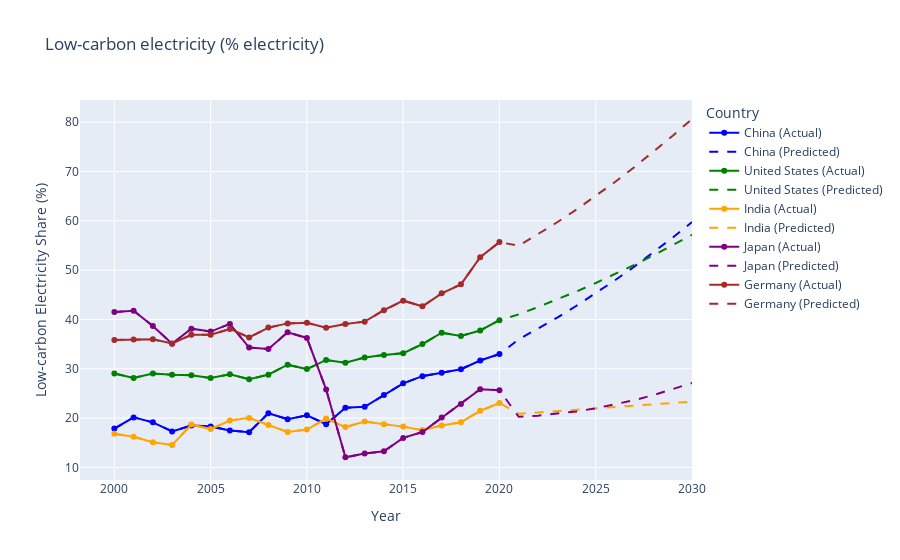

Write notebook code for a chart like this one.
### Code cell
from sklearn.preprocessing import PolynomialFeatures
from sklearn.pipeline import make_pipeline
import pandas as pd
import numpy as np
import plotly.graph_objs as go

# Load the data
df = pd.read_csv('data/global-data-on-sustainable-energy.csv')

# List of the five countries we are interested in
countries = ['China', 'United States', 'India', 'Japan', 'Germany']

# Filter the dataframe for the five countries and select the relevant columns
df_five_countries = df[(df['Entity'].isin(countries)) & (df['Year'] >= 2000)]

# Initialize a Plotly figure
fig = go.Figure()

# Define colors for each country
colors = {'China': 'blue', 'United States': 'green', 'India': 'orange', 'Japan': 'purple', 'Germany': 'brown'}

# Degree of the polynomial (try different values for better fit)
degree = 2

# Iterate through each country and plot their low-carbon electricity share and predictions
for country in countries:
    country_data = df_five_countries[df_five_countries['Entity'] == country]
    X = country_data['Year'].values.reshape(-1, 1)
    y = country_data[r'Low-carbon electricity (% electricity)'].values  # Adjust column name as needed
    
    # Train the polynomial regression model
    polynomial_model = make_pipeline(PolynomialFeatures(degree), LinearRegression())
    polynomial_model.fit(X, y)
    
    # Predict for the years starting from the last known year
    future_years = np.arange(X.min(), 2031).reshape(-1, 1)  # Start from the first year to the year 2030
    y_pred = polynomial_model.predict(future_years)
    
    # Combine actual and predicted values for the known range
    predicted_full_series = np.concatenate([y, y_pred[len(X):]])  # Take historical y and append predicted for future
    
    # Plot the historical data
    fig.add_trace(go.Scatter(x=country_data['Year'], y=y, mode='lines+markers', name=f'{country} (Actual)', marker=dict(color=colors[country])))
    
    # Plot the predicted data starting from the last known year
    fig.add_trace(go.Scatter(x=future_years.flatten(), y=predicted_full_series, mode='lines', name=f'{country} (Predicted)', line=dict(color=colors[country], dash='dash')))

# Update the layout of the plot
fig.update_layout(
    title='Low-carbon electricity (% electricity)',
    xaxis_title='Year',
    yaxis_title='Low-carbon Electricity Share (%)',
    legend_title='Country',
    showlegend=True
)

# Show the plot
fig.show()

### Figure 1 — Plotly figure (JSON) as saved in the notebook; plotly's stock layout.template omitted (floating-point values rounded to 4 significant figures)
{"data": [{"marker": {"color": "blue"}, "mode": "lines+markers", "name": "China (Actual)", "type": "scatter", "x": [2000, 2001, 2002, 2003, 2004, 2005, 2006, 2007, 2008, 2009, 2010, 2011, 2012, 2013, 2014, 2015, 2016, 2017, 2018, 2019, 2020], "y": [17.87, 20.14, 19.14, 17.3, 18.51, 18.3, 17.5, 17.15, 20.98, 19.77, 20.56, 18.75, 22.1, 22.28, 24.66, 27.04, 28.5, 29.2, 29.92, 31.67, 32.98]}, {"line": {"color": "blue", "dash": "dash"}, "mode": "lines", "name": "China (Predicted)", "type": "scatter", "x": [2000, 2001, 2002, 2003, 2004, 2005, 2006, 2007, 2008, 2009, 2010, 2011, 2012, 2013, 2014, 2015, 2016, 2017, 2018, 2019, 2020, 2021, 2022, 2023, 2024, 2025, 2026, 2027, 2028, 2029, 2030], "y": [17.87, 20.14, 19.14, 17.3, 18.51, 18.3, 17.5, 17.15, 20.98, 19.77, 20.56, 18.75, 22.1, 22.28, 24.66, 27.04, 28.5, 29.2, 29.92, 31.67, 32.98, 35.94, 38.1, 40.37, 42.77, 45.29, 47.94, 50.7, 53.59, 56.6, 59.74]}, {"marker": {"color": "green"}, "mode": "lines+markers", "name": "United States (Actual)", "type": "scatter", "x": [2000, 2001, 2002, 2003, 2004, 2005, 2006, 2007, 2008, 2009, 2010, 2011, 2012, 2013, 2014, 2015, 2016, 2017, 2018, 2019, 2020], "y": [29.06, 28.14, 29.04, 28.77, 28.69, 28.13, 28.87, 27.87, 28.81, 30.82, 29.93, 31.79, 31.22, 32.29, 32.81, 33.15, 35.0, 37.32, 36.66, 37.76, 39.85]}, {"line": {"color": "green", "dash": "dash"}, "mode": "lines", "name": "United States (Predicted)", "type": "scatter", "x": [2000, 2001, 2002, 2003, 2004, 2005, 2006, 2007, 2008, 2009, 2010, 2011, 2012, 2013, 2014, 2015, 2016, 2017, 2018, 2019, 2020, 2021, 2022, 2023, 2024, 2025, 2026, 2027, 2028, 2029, 2030], "y": [29.06, 28.14, 29.04, 28.77, 28.69, 28.13, 28.87, 27.87, 28.81, 30.82, 29.93, 31.79, 31.22, 32.29, 32.81, 33.15, 35.0, 37.32, 36.66, 37.76, 39.85, 41.03, 42.5, 44.05, 45.68, 47.39, 49.18, 51.05, 53.0, 55.04, 57.15]}, {"marker": {"color": "orange"}, "mode": "lines+markers", "name": "India (Actual)", "type": "scatter", "x": [2000, 2001, 2002, 2003, 2004, 2005, 2006, 2007, 2008, 2009, 2010, 2011, 2012, 2013, 2014, 2015, 2016, 2017, 2018, 2019, 2020], "y": [16.81, 16.22, 15.11, 14.54, 18.68, 17.77, 19.5, 20.04, 18.61, 17.18, 17.67, 19.91, 18.17, 19.3, 18.76, 18.27, 17.56, 18.51, 19.17, 21.48, 23.06]}, {"line": {"color": "orange", "dash": "dash"}, "mode": "lines", "name": "India (Predicted)", "type": "scatter", "x": [2000, 2001, 2002, 2003, 2004, 2005, 2006, 2007, 2008, 2009, 2010, 2011, 2012, 2013, 2014, 2015, 2016, 2017, 2018, 2019, 2020, 2021, 2022, 2023, 2024, 2025, 2026, 2027, 2028, 2029, 2030], "y": [16.81, 16.22, 15.11, 14.54, 18.68, 17.77, 19.5, 20.04, 18.61, 17.18, 17.67, 19.91, 18.17, 19.3, 18.76, 18.27, 17.56, 18.51, 19.17, 21.48, 23.06, 20.89, 21.14, 21.4, 21.67, 21.94, 22.21, 22.49, 22.77, 23.05, 23.34]}, {"marker": {"color": "purple"}, "mode": "lines+markers", "name": "Japan (Actual)", "type": "scatter", "x": [2000, 2001, 2002, 2003, 2004, 2005, 2006, 2007, 2008, 2009, 2010, 2011, 2012, 2013, 2014, 2015, 2016, 2017, 2018, 2019, 2020], "y": [41.49, 41.77, 38.66, 35.06, 38.13, 37.54, 39.1, 34.29, 34.0, 37.39, 36.25, 25.78, 12.06, 12.81, 13.27, 15.98, 17.17, 20.11, 22.87, 25.86, 25.67]}, {"line": {"color": "purple", "dash": "dash"}, "mode": "lines", "name": "Japan (Predicted)", "type": "scatter", "x": [2000, 2001, 2002, 2003, 2004, 2005, 2006, 2007, 2008, 2009, 2010, 2011, 2012, 2013, 2014, 2015, 2016, 2017, 2018, 2019, 2020, 2021, 2022, 2023, 2024, 2025, 2026, 2027, 2028, 2029, 2030], "y": [41.49, 41.77, 38.66, 35.06, 38.13, 37.54, 39.1, 34.29, 34.0, 37.39, 36.25, 25.78, 12.06, 12.81, 13.27, 15.98, 17.17, 20.11, 22.87, 25.86, 25.67, 20.26, 20.49, 20.85, 21.35, 21.98, 22.74, 23.64, 24.66, 25.82, 27.11]}, {"marker": {"color": "brown"}, "mode": "lines+markers", "name": "Germany (Actual)", "type": "scatter", "x": [2000, 2001, 2002, 2003, 2004, 2005, 2006, 2007, 2008, 2009, 2010, 2011, 2012, 2013, 2014, 2015, 2016, 2017, 2018, 2019, 2020], "y": [35.83, 35.95, 35.97, 35.14, 36.87, 36.92, 38.07, 36.36, 38.34, 39.2, 39.34, 38.34, 39.09, 39.55, 41.89, 43.8, 42.66, 45.3, 47.11, 52.61, 55.68]}, {"line": {"color": "brown", "dash": "dash"}, "mode": "lines", "name": "Germany (Predicted)", "type": "scatter", "x": [2000, 2001, 2002, 2003, 2004, 2005, 2006, 2007, 2008, 2009, 2010, 2011, 2012, 2013, 2014, 2015, 2016, 2017, 2018, 2019, 2020, 2021, 2022, 2023, 2024, 2025, 2026, 2027, 2028, 2029, 2030], "y": [35.83, 35.95, 35.97, 35.14, 36.87, 36.92, 38.07, 36.36, 38.34, 39.2, 39.34, 38.34, 39.09, 39.55, 41.89, 43.8, 42.66, 45.3, 47.11, 52.61, 55.68, 54.93, 57.25, 59.7, 62.29, 65.02, 67.87, 70.86, 73.99, 77.25, 80.64]}], "layout": {"legend": {"title": {"text": "Country"}}, "showlegend": true, "title": {"text": "Low-carbon electricity (% electricity)"}, "xaxis": {"title": {"text": "Year"}}, "yaxis": {"title": {"text": "Low-carbon Electricity Share (%)"}}}}
